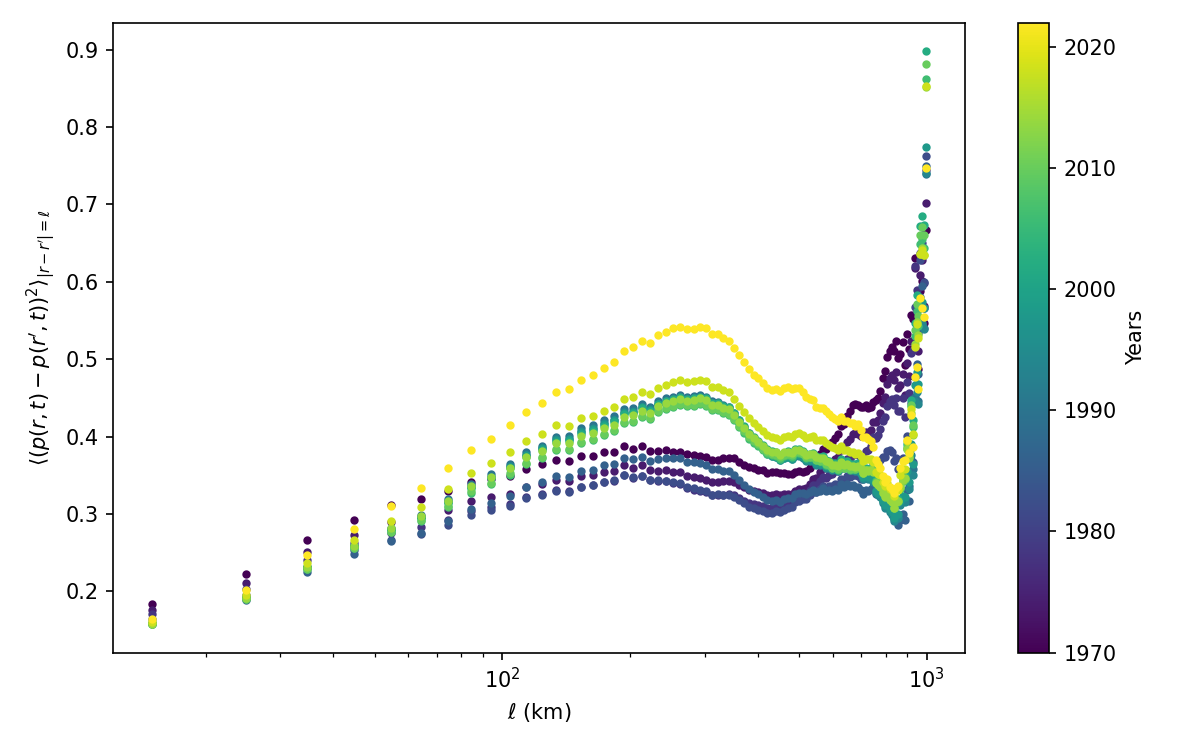

Write Python code to recreate this figure.
#!/usr/bin/env python3
"""
Spatial variogram of real-estate prices.

Implements the spatial variogram analysis of Becharat, Benzaquen & Bouchaud (2025)
on the municipality-level (commune-level) price dataset, 1970-2022
(source: Cage & Piketty).

For each year, the script:
  1. samples random pairs of municipalities,
  2. computes the squared log-price difference and the distance for each pair,
  3. averages the squared differences in distance bins -> empirical variogram V(l),
  4. fits V linearly against ln(l) over a configurable distance range
     (the slope is reported as A^2 / (2*pi*D)),
  5. plots V(l) for all years on a log-x axis, colored by year.

The years and fit ranges can be selected in the code below. The current standard is to fit one year every four,
and fit ranges that span (10,200) or (10,250) km.

INPUT FILES: data.csv, data_no_inflation.csv

USAGE (CLI commands):
    python spatial_variogram.py --data data.csv
    python spatial_variogram.py --data data_no_inflation.csv --n-pairs 20_000_000


"""

import argparse
from typing import Dict, List, Optional, Sequence, Tuple

import matplotlib.pyplot as plt
import numpy as np
import pandas as pd
from scipy.stats import linregress

# ---------------------------------------------------------------------------
# Configuration
# ---------------------------------------------------------------------------

DEFAULT_DATA_PATH = "data.csv"  # or "data_no_inflation.csv"
DEFAULT_OUTPUT_PATH = "spatial_variogram.png"

YEARS: List[int] = [
    1970, 1974, 1978, 1982, 1986, 1990, 1994,
    1998, 2002, 2006, 2010, 2014, 2018, 2022,
]


# Fitting range (l_min, l_max), in km, of the linear fit of V against ln(l)
# used by `fit_slope`. Edit it year by year; years that are not listed fall
# back to DEFAULT_FIT_RANGE.
DEFAULT_FIT_RANGE: Tuple[float, float] = (10, 200)
FIT_RANGES: Dict[int, Tuple[float, float]] = {
    1970: (10, 200),
    1974: (10, 200),
    1978: (10, 200),
    1982: (10, 200),
    1986: (10, 200),
    1990: (10, 200),
    1994: (10, 200),
    1998: (10, 200),
    2002: (10, 250),
    2006: (10, 250),
    2010: (10, 250),
    2014: (10, 250),
    2018: (10, 250),
    2022: (10, 250),
}

# Map of legacy (Italian) column names to the English names used internally.
COLUMN_ALIASES = {
    "codecommune": "commune_code",
    "anno": "year",
    "log_prezzo": "log_price",
}
REQUIRED_COLUMNS = ["year", "log_price", "x", "y"]

# Minimum number of municipalities with a valid price required to compute
# the variogram of a given year.
MIN_MUNICIPALITIES = 50


# ---------------------------------------------------------------------------
# Core functions
# ---------------------------------------------------------------------------

def load_data(path: str) -> pd.DataFrame:
    """Load the municipal price dataset from a CSV file.

    Legacy Italian column names are renamed to their English equivalents.
    Raises a ValueError if a required column is missing.
    """
    data = pd.read_csv(path, dtype={"codecommune": str, "commune_code": str})
    data = data.rename(columns=COLUMN_ALIASES)

    missing = [col for col in REQUIRED_COLUMNS if col not in data.columns]
    if missing:
        raise ValueError(
            f"{path}: missing required column(s) {missing}. "
            f"Found: {list(data.columns)}"
        )
    return data


def compute_variogram(
    data: pd.DataFrame,
    year: int,
    n_pairs: int = 10_000_000,
    bin_edges: Optional[np.ndarray] = None,
    seed: int = 0,
) -> Optional[pd.DataFrame]:
    """Estimate the spatial variogram of log-prices for a given year.

    Random pairs of municipalities are drawn (with replacement), and the mean
    squared log-price difference is computed in distance bins.

    Parameters
    ----------
    data : DataFrame
        Dataset returned by `load_data`.
    year : int
        Year to analyse.
    n_pairs : int
        Number of random pairs to draw (pairs with i == j are discarded).
    bin_edges : array-like, optional
        Distance bin edges in km. Defaults to 100 equal-width (linear) bins
        between 10 and 1000 km.
    seed : int
        Seed of the random number generator, for reproducibility.

    Returns
    -------
    DataFrame with columns ``l_km`` (bin centre), ``V`` (mean squared
    difference, NaN for empty bins) and ``n_pairs`` (pairs per bin),
    or None if the year has fewer than MIN_MUNICIPALITIES valid observations.
    """
    subset = data[data["year"] == year]
    log_price = subset["log_price"].values
    x = subset["x"].values
    y = subset["y"].values
    n = len(subset)
    if n < MIN_MUNICIPALITIES:
        print(f"Year {year}: only {n} municipalities with valid data, skipping.")
        return None

    rng = np.random.default_rng(seed)
    i = rng.integers(0, n, size=n_pairs)
    j = rng.integers(0, n, size=n_pairs)
    mask = i != j
    i, j = i[mask], j[mask]

    dist_km = np.sqrt((x[i] - x[j]) ** 2 + (y[i] - y[j]) ** 2) / 1000.0
    squared_diff = (log_price[i] - log_price[j]) ** 2

    if bin_edges is None:
        # Equal-width (linear) bins from 10 to 1000 km, 100 bins
        bin_edges = np.linspace(10, 1000, 101)

    bin_idx = np.digitize(dist_km, bin_edges) - 1
    n_bins = len(bin_edges) - 1
    V = np.full(n_bins, np.nan)
    counts = np.zeros(n_bins, dtype=int)
    for b in range(n_bins):
        in_bin = bin_idx == b
        counts[b] = in_bin.sum()
        if counts[b] > 0:
            V[b] = squared_diff[in_bin].mean()

    # Arithmetic centre of each bin (bins are linear)
    centers = (bin_edges[:-1] + bin_edges[1:]) / 2.0
    return pd.DataFrame({"l_km": centers, "V": V, "n_pairs": counts})


def fit_slope(
    variogram: pd.DataFrame,
    l_min: float = 10,
    l_max: float = 200,
    min_pairs: int = 30,
) -> Optional[Dict[str, float]]:
    """Linear fit of V against ln(l) over the range [l_min, l_max] (km).

    Only bins with at least `min_pairs` pairs are used. Returns a dict with
    ``slope``, ``intercept`` and ``r2``, or None if fewer than 3 bins are
    available.
    """
    v = variogram.dropna(subset=["V"])
    v = v[
        (v["l_km"] >= l_min)
        & (v["l_km"] <= l_max)
        & (v["n_pairs"] >= min_pairs)
    ]
    if len(v) < 3:
        return None
    result = linregress(np.log(v["l_km"]), v["V"])
    return {
        "slope": result.slope,
        "intercept": result.intercept,
        "r2": result.rvalue ** 2,
    }


# ---------------------------------------------------------------------------
# Plotting and command-line interface
# ---------------------------------------------------------------------------

def plot_variograms(
    data: pd.DataFrame,
    years: Sequence[int],
    n_pairs: int,
    seed: int,
    show_lines: bool,
    output_path: str,
    show: bool,
) -> None:
    """Compute and plot the variogram of every year, and print the fitted slopes."""
    marker_style = "o-" if show_lines else "o"

    fig, ax = plt.subplots(figsize=(8, 5))

    # Colormap and normalization used to color each year
    cmap = plt.cm.viridis
    norm = plt.Normalize(vmin=min(years), vmax=max(years))

    for year in years:
        variogram = compute_variogram(data, year, n_pairs=n_pairs, seed=seed)
        if variogram is None:
            continue
        valid = variogram.dropna(subset=["V"])

        ax.plot(valid["l_km"], valid["V"], marker_style, ms=3, color=cmap(norm(year)))

        l_min, l_max = FIT_RANGES.get(year, DEFAULT_FIT_RANGE)
        fit = fit_slope(variogram, l_min=l_min, l_max=l_max)
        if fit:
            print(
                f"{year}: slope A^2/(2*pi*D) = {fit['slope']:.3f}  "
                f"(R^2={fit['r2']:.2f})"
            )

    ax.set_xscale("log")
    ax.set_xlabel(r"$\ell$ (km)")
    ax.set_ylabel(r"$\langle (p(r,t)-p(r',t))^2 \rangle_{|r-r'|=\ell}$")

    # Continuous colorbar for the year
    sm = plt.cm.ScalarMappable(cmap=cmap, norm=norm)
    sm.set_array([])
    cbar = fig.colorbar(sm, ax=ax)
    cbar.set_label("Years")

    plt.tight_layout()
    plt.savefig(output_path, dpi=150)
    print(f"Figure saved to {output_path}")
    if show:
        plt.show()


def parse_args(argv: Optional[Sequence[str]] = None) -> argparse.Namespace:
    parser = argparse.ArgumentParser(
        description="Spatial variogram of real-estate prices (1970-2022)."
    )
    parser.add_argument(
        "--data",
        default=DEFAULT_DATA_PATH,
        help="input CSV file, e.g. data.csv or data_no_inflation.csv "
        f"(default: {DEFAULT_DATA_PATH})",
    )
    parser.add_argument(
        "--output",
        default=DEFAULT_OUTPUT_PATH,
        help=f"output figure path (default: {DEFAULT_OUTPUT_PATH})",
    )
    parser.add_argument(
        "--n-pairs",
        type=int,
        default=10_000_000,
        help="number of random pairs sampled per year (default: 10000000)",
    )
    parser.add_argument(
        "--seed", type=int, default=0, help="random seed (default: 0)"
    )
    parser.add_argument(
        "--lines",
        action="store_true",
        help="connect the points of each year with a line (default: markers only)",
    )
    parser.add_argument(
        "--no-show",
        action="store_true",
        help="save the figure without opening a plot window",
    )
    return parser.parse_args(argv)


def main(argv: Optional[Sequence[str]] = None) -> None:
    args = parse_args(argv)
    data = load_data(args.data)
    plot_variograms(
        data,
        YEARS,
        n_pairs=args.n_pairs,
        seed=args.seed,
        show_lines=args.lines,
        output_path=args.output,
        show=not args.no_show,
    )


if __name__ == "__main__":
    main()
